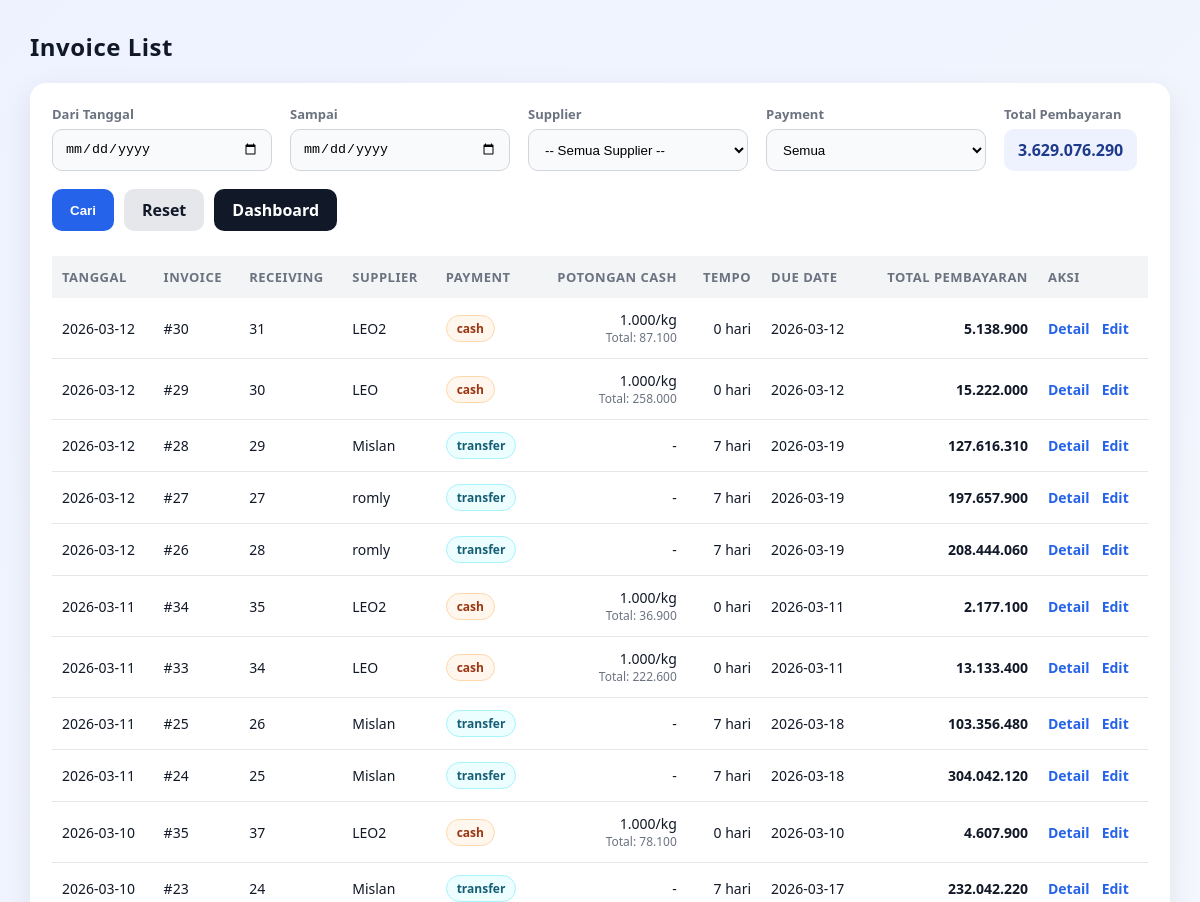
The page /invoice/list (upper part) on the database as committed earlier.
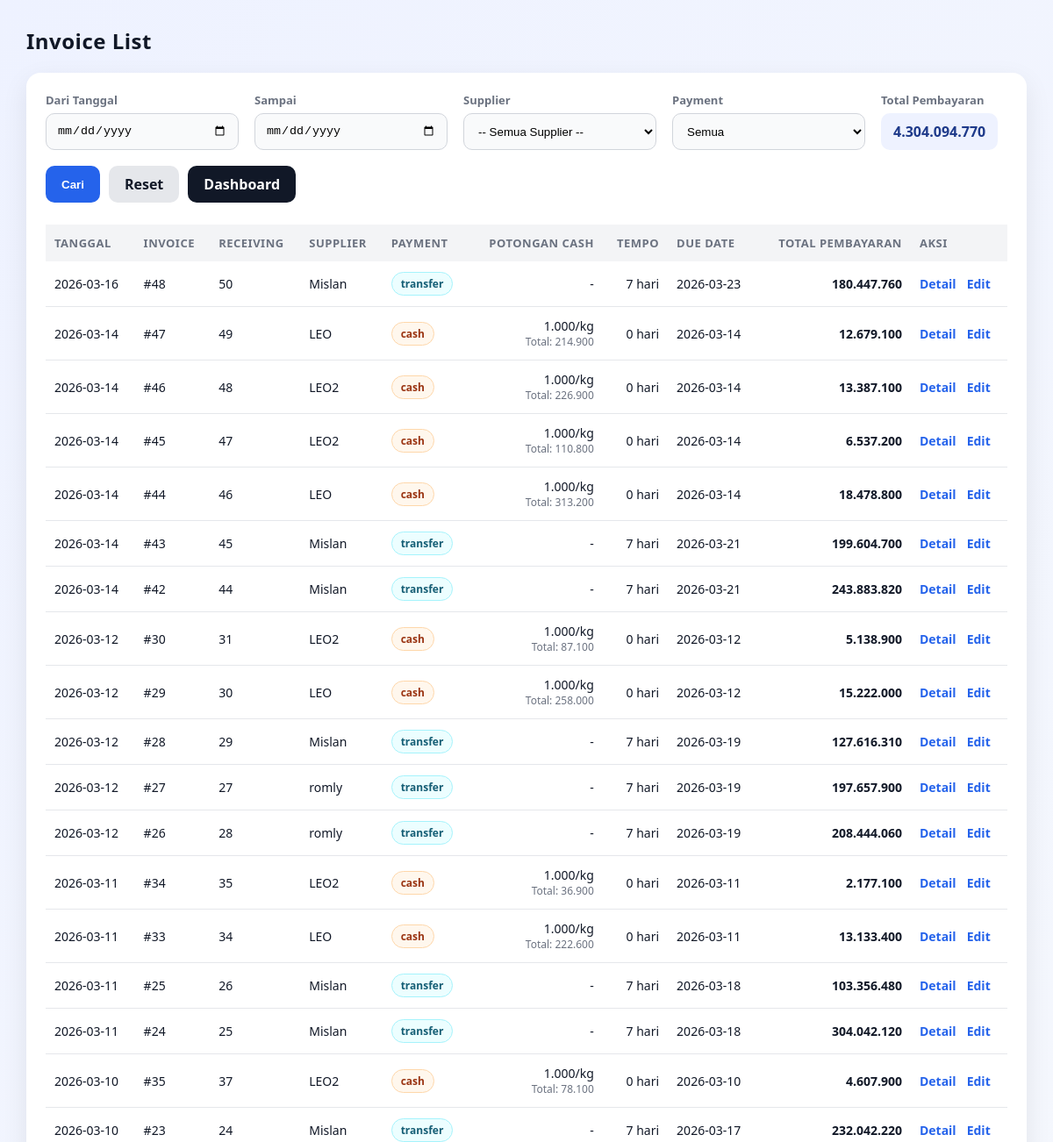
The same page on the database as committed later.
### tables this page shows
CREATE TABLE invoice_header (
            id INTEGER PRIMARY KEY AUTOINCREMENT,

            receiving_id INTEGER NOT NULL UNIQUE, -- 1 receiving = 1 invoice
            tanggal TEXT NOT NULL DEFAULT (date('now','localtime')),
            supplier TEXT NOT NULL,
            price_points_json TEXT NOT NULL,
            payment_type TEXT NOT NULL
                CHECK (payment_type IN ('cash','transfer')),
            tempo_hari INTEGER DEFAULT 0,
            due_date TEXT,

            -- Cash deduct per kg (hanya berlaku kalau cash)
            cash_deduct_per_kg_rp INTEGER DEFAULT 0,
            cash_deduct_total_rp INTEGER DEFAULT 0,
            -- PPh (siap dipakai nanti, 0.25% = 25)
            pph_rate_bp INTEGER DEFAULT 0,
            pph_amount_rp INTEGER DEFAULT 0,
            -- Total Supplier
            subtotal_rp INTEGER DEFAULT 0,
            total_payable_rp INTEGER DEFAULT 0,
            total_paid_g INTEGER DEFAULT 0,
            status TEXT DEFAULT 'draft'
                CHECK (status IN ('draft','issued','paid','void')),
            created_at TEXT DEFAULT (datetime('now','localtime')), note TEXT, grade_prices_json TEXT,
            FOREIGN KEY(receiving_id)
                REFERENCES receiving_header(id)
                ON DELETE CASCADE
        );

### invoice/routes.py (the view)
@invoice_bp.route("/list", methods=["GET"])
def invoice_list():
    start = (request.args.get("start") or "").strip() or None
    end = (request.args.get("end") or "").strip() or None
    supplier = (request.args.get("supplier") or "").strip() or None
    payment_type = (request.args.get("payment_type") or "").strip() or None
    rows = repo.fetch_invoice_list(
        start=start,
        end=end,
        supplier=supplier,
        payment_type=payment_type,
        limit=request.args.get("limit") or 500
    )
    rows = [dict(r) for r in rows]
    total_payable = sum(int(r.get("total_payable_rp") or 0) for r in rows)
    return render_template(
        "invoice/list.html",
        rows=rows,
        start=start,
        end=end,
        supplier=supplier,
        payment_type=payment_type,
        total_payable=total_payable,
    )

### helpers/db.py (called while the page is built)
def get_conn():
    conn = sqlite3.connect(DB_PATH, timeout=30)
    conn.row_factory = sqlite3.Row
    conn.execute("PRAGMA foreign_keys = ON;")
    conn.execute("PRAGMA journal_mode = WAL;")
    return conn

### templates/invoice/list.html (shortened to what this page needs)
<!doctype html>
<html lang="id">
<head>
</head>
<body>
<div class="top">
  <h2>Invoice List</h2>
</div>
<div class="card">
<form method="get" action="/invoice/list" class="filter-row">
  <div class="filter-item">
    <label>Dari Tanggal</label>
    <input type="date" name="start" value="{{ start or '' }}">
  </div>
  <div class="filter-item">
    <label>Sampai</label>
    <input type="date" name="end" value="{{ end or '' }}">
  </div>
  <div class="filter-item">
    <label>Supplier</label>
    <select id="supplier" name="supplier"></select>
  </div>
  <div class="filter-item">
    <label>Payment</label>
    <select name="payment_type">
      <option value="" {% if not payment_type %}selected{% endif %}>Semua</option>
    </select>
  </div>
  <div class="filter-item">
    <label>Total Pembayaran</label>
    <div class="summary-pill">
      {{ "{:,.0f}".format(total_payable or 0).replace(",", ".") }}
    </div>
  </div>
  <div class="filter-actions">
    <button class="btn btn-primary" type="submit">Cari</button>
    <a class="btn btn-ghost" href="/invoice/list">Reset</a>
    <a class="btn btn-secondary" href="/dashboard">Dashboard</a>
  </div>
</form>
<table>
<thead>
<tr>
  <th>Tanggal</th>
  <th>Invoice</th>
  <th>Receiving</th>
  <th>Supplier</th>
  <th>Payment</th>
  <th class="right">Potongan Cash</th>
  <th class="right">Tempo</th>
  <th>Due Date</th>
  <th class="right">Total Pembayaran</th>
  <th>Aksi</th>
</tr>
</thead>
<tbody>
{% for r in rows %}
<tr>
  <td>{{ r.tanggal }}</td>
  <td>#{{ r.id }}</td>
  <td>{{ r.receiving_id }}</td>
  <td>{{ r.supplier }}</td>
  <td>
    {% set pt = (r.payment_type or 'transfer') %}
    <span class="pill {{ pt }}">{{ pt }}</span>
  </td>
  <td class="right">
    {% if (r.payment_type == 'cash') and (r.cash_deduct_per_kg_rp or 0) > 0 %}
      {{ "{:,.0f}".format(r.cash_deduct_per_kg_rp or 0).replace(",", ".") }}/kg
      <div class="small">Total: {{ "{:,.0f}".format(r.cash_deduct_total_rp or 0).replace(",", ".") }}</div>
    {% else %}
      -
    {% endif %}
  </td>
  <td class="right">{{ r.tempo_hari or 0 }} hari</td>
  <td>{{ r.due_date or "-" }}</td>
  <td class="right total-bold">
    {{ "{:,.0f}".format(r.total_payable_rp or 0).replace(",", ".") }}
  </td>
  <td>
    <div class="aksi">
      <a href="/invoice/view/{{ r.id }}">Detail</a>
     <a href="{{ url_for('invoice.invoice_edit', invoice_id=r.id) }}">Edit</a>
    </div>
  </td>
</tr>
{% endfor %}
</tbody>
</table>
</div>
</body>
</html>

### templates/invoice/list.html (style rules this page uses)
* { box-sizing:border-box }
body { font-family: system-ui, -apple-system, 'Segoe UI', Arial, sans-serif; margin:0; padding:30px; background:linear-gradient(135deg,#eef2ff,#f8fafc); color:#111827; }
h2 { margin:0;font-weight:800;letter-spacing:.5px }
.top { display:flex;justify-content:space-between;align-items:center;margin-bottom:20px }
.card { background:#fff;border-radius:16px;padding:22px;box-shadow:0 10px 30px rgba(0,0,0,.08) }
.filter-row { display:flex;flex-wrap:wrap;gap:18px;align-items:flex-end }
.filter-item { display:flex;flex-direction:column;gap:6px }
.filter-item label { font-size:13px;font-weight:600;color:#6b7280 }
.filter-item input,.filter-item select { width:220px;height:42px;padding:10px 12px;border-radius:10px;border:1px solid #d1d5db; background:#f9fafb;transition:.2s }
.summary-pill { height:42px;display:flex;align-items:center;justify-content:flex-end; padding:0 14px;border-radius:10px;background:#eef2ff; font-weight:800;color:#1e3a8a }
.filter-actions { display:flex;gap:10px;flex-wrap:wrap }
.btn { height:42px;padding:0 18px;border-radius:10px;border:none;cursor:pointer; font-weight:700;transition:.2s;display:flex;align-items:center;justify-content:center; text-decoration:none }
.btn-primary { background:#2563eb;color:#fff }
.btn-secondary { background:#111827;color:#fff }
.btn-ghost { background:#e5e7eb;color:#111827 }
table { width:100%;border-collapse:collapse;margin-top:25px;font-size:14px }
thead { background:#f3f4f6 }
th,td { padding:12px 10px;text-align:left }
th { font-size:13px;text-transform:uppercase;letter-spacing:.5px;color:#6b7280 }
tbody tr { border-bottom:1px solid #e5e7eb;transition:.15s }
.right { text-align:right }
.total-bold { font-weight:800;color:#111827 }
.pill { display:inline-block;padding:4px 10px;border-radius:999px;font-size:12px;font-weight:700; background:#f3f4f6;color:#111827;border:1px solid #e5e7eb }
.pill.cash { background:#fff7ed;border-color:#fed7aa;color:#9a3412 }
.pill.transfer { background:#ecfeff;border-color:#a5f3fc;color:#155e75 }
.aksi { display:flex;gap:12px }
.aksi a { font-weight:600;color:#2563eb;text-decoration:none }
.small { font-size:12px;color:#6b7280 }

Rows that differ between the two databases and show on the page:
added invoice_header: tanggal "2026-03-16", id "48", receiving_id "50", supplier "Mislan", payment_type "transfer", tempo_hari "7", due_date "2026-03-23", total_payable_rp "180.447.760"
added invoice_header: tanggal "2026-03-14", id "47", receiving_id "49", supplier "LEO", payment_type "cash", cash_deduct_per_kg_rp "1.000", cash_deduct_total_rp "214.900", tempo_hari "0", due_date "2026-03-14", total_payable_rp "12.679.100"
added invoice_header: tanggal "2026-03-14", id "46", receiving_id "48", supplier "LEO2", payment_type "cash", cash_deduct_per_kg_rp "1.000", cash_deduct_total_rp "226.900", tempo_hari "0", due_date "2026-03-14", total_payable_rp "13.387.100"
added invoice_header: tanggal "2026-03-14", id "45", receiving_id "47", supplier "LEO2", payment_type "cash", cash_deduct_per_kg_rp "1.000", cash_deduct_total_rp "110.800", tempo_hari "0", due_date "2026-03-14", total_payable_rp "6.537.200"
added invoice_header: tanggal "2026-03-14", id "44", receiving_id "46", supplier "LEO", payment_type "cash", cash_deduct_per_kg_rp "1.000", cash_deduct_total_rp "313.200", tempo_hari "0", due_date "2026-03-14", total_payable_rp "18.478.800"
added invoice_header: tanggal "2026-03-14", id "43", receiving_id "45", supplier "Mislan", payment_type "transfer", tempo_hari "7", due_date "2026-03-21", total_payable_rp "199.604.700"
added invoice_header: tanggal "2026-03-14", id "42", receiving_id "44", supplier "Mislan", payment_type "transfer", tempo_hari "7", due_date "2026-03-21", total_payable_rp "243.883.820"
Other text that changed with them:
{{ "{:,.0f}".format(total_payable or 0).replace(",", ".") }}: "3.629.076.290" → "4.304.094.770"
